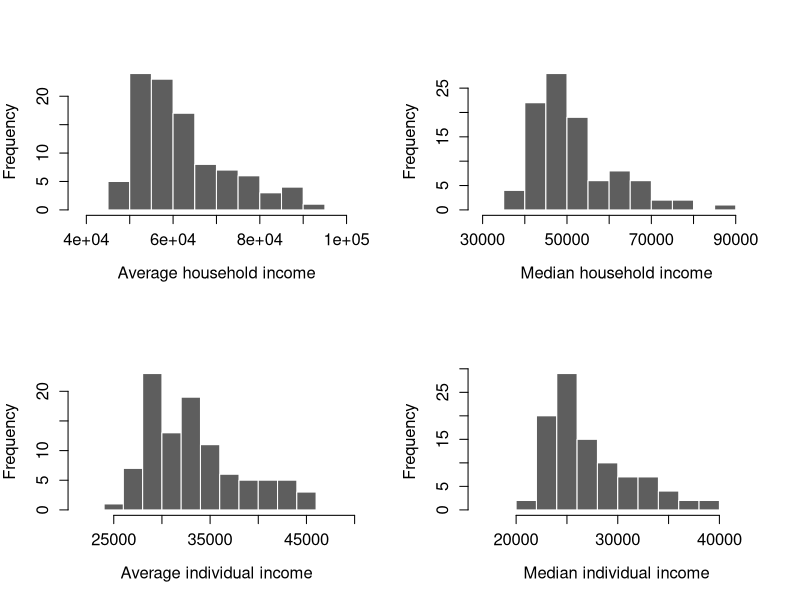

Source code (R):
# Descriptive plots of economic metrics

# load package
library(tidyverse)

# Histogram of economic metrics ----

# import census economic metrics
qc_econ <- read.csv("data/canada_economic_metrics/censusdivisions_econmetrics.csv")

# vector of economic metric column names
metrics <- c("Average_Household_Income", "Median_Household_Income", 
             "Average_Ind_income", "Median_Ind_income")
# vector of cleaner metric names for plot labels
metrics.cln <- c("Average household income", "Median household income",
                 "Average individual income", "Median individual income")

# Base histograms of economic metrics

# split plot window into 4 panels
par(mfrow = c(2,2))

# sizes of labels and axes
lab <- 1.2
ax <- 1.2

# create histogram for each metric
for(i in 1:length(metrics)){
  # amount to adjust/extend x axis limits by 10% of its length
  adjust <- max(qc_econ[,metrics[i]])/10
  # histogram
  hist(qc_econ[,metrics[i]], col = "grey37", border = "white",
       xlab = metrics.cln[i], main = NA,
       cex.lab = lab, cex.axis = ax,
       xlim = c((min(qc_econ[,metrics[i]]) - adjust), 
                (max(qc_econ[,metrics[i]]) + adjust)))
}
